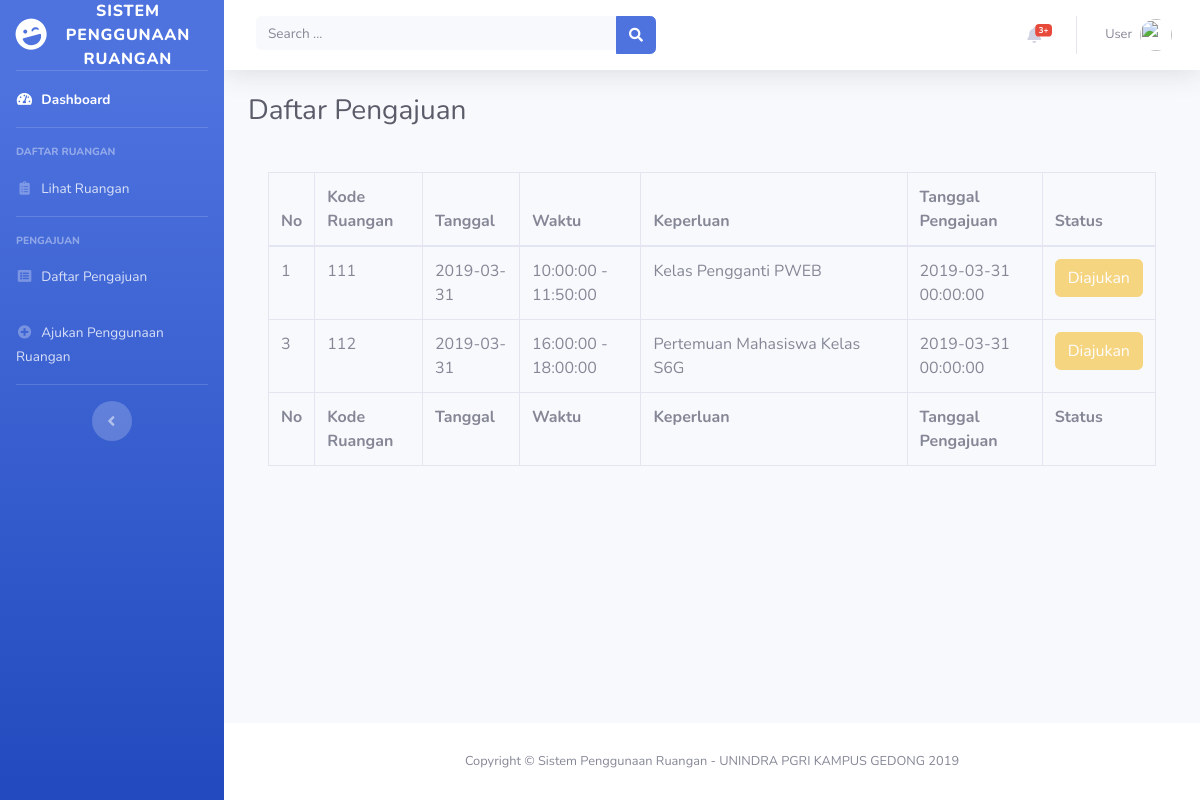
Screenshot of /daftar_pengajuan.php (signed in) with the database file from the repository.
### tables this page shows
CREATE TABLE IF NOT EXISTS PenggunaanRuangan (
	id INT(20) UNSIGNED AUTO_INCREMENT,
	id_ketersediaan INT(20) UNSIGNED NOT NULL,
	id_user INT(20) UNSIGNED NOT NULL,
	tanggal_pengajuan DATETIME NOT NULL,
	keterangan VARCHAR(144),
	status INT(20),
	PRIMARY KEY (id),
	FOREIGN KEY (id_ketersediaan) REFERENCES KetersediaanRuangan(id),
	FOREIGN KEY (id_user) REFERENCES User(id)
);

CREATE TABLE IF NOT EXISTS KetersediaanRuangan (
	id INT(20) UNSIGNED AUTO_INCREMENT,
	kode_ruangan VARCHAR(20) NOT NULL,
	tanggal DATE NOT NULL,
	jam_mulai TIME NOT NULL,
	jam_selesai TIME NOT NULL,
	status INT(20),
	PRIMARY KEY (id),
	FOREIGN KEY (kode_ruangan) REFERENCES Ruangan(kode) ON UPDATE CASCADE ON DELETE RESTRICT
);

CREATE TABLE IF NOT EXISTS Ruangan (
	id INT(20) UNSIGNED AUTO_INCREMENT,
	kode VARCHAR(20) NOT NULL UNIQUE,
	nama VARCHAR(50) NOT NULL,
	deskripsi TEXT,
	PRIMARY KEY (id)
);

### daftar_pengajuan.php (the view, shortened to what this page needs)
<!DOCTYPE html>
<html lang="en">
<?php $title = "Daftar Pengajuan"; include 'head.php';?>
<body id="page-top">
  <div id="wrapper">
    <?php include 'navigasi.php';?>
    <div id="content-wrapper" class="d-flex flex-column">
      <div id="content">
        <?php include 'topbar.php';?>
        <div class="container-fluid">
          <h1 class="h3 mb-4 text-gray-800">Daftar Pengajuan</h1>
          <div class="card-body">
            <div class="table-responsive">
              <table class="table table-bordered" id="dataTable" width="100%" cellspacing="0">
                <thead>
                  <tr>
                    <th>No</th>
                    <th>Kode Ruangan</th>
                    <th>Tanggal</th>
                    <th>Waktu</th>
                    <th width="30%">Keperluan</th>
                    <th>Tanggal Pengajuan</th>
                    <th>Status</th>
                  </tr>
                </thead>
                <tfoot>
                  <tr>
                    <th>No</th>
                    <th>Kode Ruangan</th>
                    <th>Tanggal</th>
                    <th>Waktu</th>
                    <th>Keperluan</th>
                    <th>Tanggal Pengajuan</th>
                    <th>Status</th>
                  </tr>
                </tfoot>
                <tbody>
                  <?php
                  $conn = connectDB();
                  $id = $_SESSION["user_id"];
                  $sql = "SELECT * FROM PenggunaanRuangan WHERE id_user=".$id." ORDER BY tanggal_pengajuan ASC";
                  $result = $conn->query($sql);
                  if ($result->num_rows > 0) {
                      while($row = $result->fetch_assoc()) {
                        $sql = "SELECT * FROM KetersediaanRuangan WHERE id=".$row["id_ketersediaan"];
                        $resultKetersediaan = $conn->query($sql);
                        if ($resultKetersediaan->num_rows > 0) {
                          $pengajuan = "<tr><td>";
                          while($rowKetersediaan = $resultKetersediaan->fetch_assoc()) {
                            $sql = "SELECT * FROM Ruangan WHERE kode=".$rowKetersediaan["kode_ruangan"];
                            $resultRuangan = $conn->query($sql);
                            $rowRuangan = $resultRuangan->fetch_assoc();
                            switch ($row["status"]) {
                              default:
                                $status = "<button class='btn btn-warning' style='width:100%;' disabled>Diajukan</button>";
                                break;
                            }
                            $pengajuan .= $row["id"]."</td><td>"
                            .$rowRuangan["kode"]."</td><td>"
                            .$rowKetersediaan["tanggal"]."</td><td>"
                            .$rowKetersediaan["jam_mulai"]." - ".$rowKetersediaan["jam_selesai"]."</td><td>"
                            .$row["keterangan"]."</td><td>"
                            .$row["tanggal_pengajuan"]."</td><td>"
                            .$status;
                          }
                          $pengajuan .= "</td></tr>";
                          echo $pengajuan;
                        } else {
                          echo "<tr><td colspan='7' align='center'>- Tidak ada pengajuan penggunaan ruangan -</td></tr>";
                        }
                      }
                  } else {
                      echo "<tr><td colspan='7' align='center'>- Tidak ada pengajuan penggunaan ruangan -</td></tr>";
                  }
                  ?>
                </tbody>
              </table>
            </div>
          </div>
        </div>
      </div>
      <?php include 'footer.php';?>
    </div>
  </div>
</body>
</html>

### rows the page displays
penggunaanruangan: id "1", keterangan "Kelas Pengganti PWEB", tanggal_pengajuan "2019-03-31 00:00:00"
ketersediaanruangan: ruangan.kode "111", tanggal "2019-03-31", jam_mulai "10:00:00", jam_selesai "11:50:00"
penggunaanruangan: id "3", keterangan "Pertemuan Mahasiswa Kelas S6G", tanggal_pengajuan "2019-03-31 00:00:00"
ketersediaanruangan: ruangan.kode "112", tanggal "2019-03-31", jam_mulai "16:00:00", jam_selesai "18:00:00"

### other values shown
$_SESSION["user_nama"] "User"
